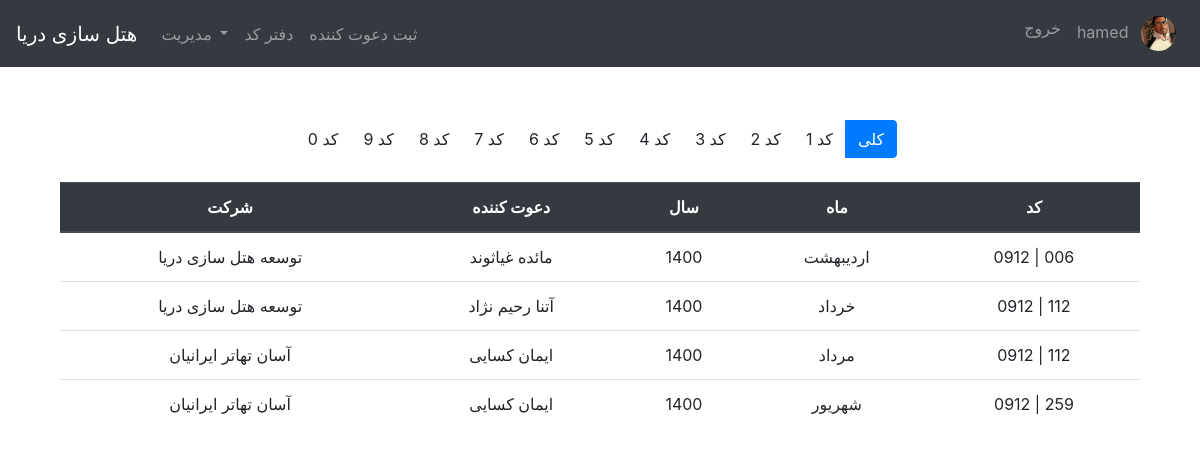
The page /allcode/ (signed in) on the database its author committed.
### users/models.py (models this page shows, shortened)
class Profile(models.Model):
    user = models.OneToOneField(User, on_delete=models.CASCADE)
    image = models.ImageField(default='default.jpg', upload_to='profile_pics')

### inviters/models.py (models this page shows, shortened)
class CodeUsage(models.Model):
    code = models.ForeignKey(Code, on_delete=models.PROTECT)
    year_of_use = models.IntegerField(default=1400)
    monthof = models.ForeignKey(MonthOf, on_delete=models.PROTECT)
    inviter = models.ForeignKey(Inviter, on_delete=models.PROTECT)
    company = models.ForeignKey(Company, on_delete=models.PROTECT)
    class Meta:
        unique_together = ['code', 'year_of_use', 'monthof', 'inviter', 'company']

class Company(models.Model):
    company_name = models.CharField(max_length=400, unique=True)
    def __str__(self):
        return self.company_name

class Inviter(models.Model):
    first_name = models.CharField(max_length=100)
    last_name = models.CharField(max_length=100)
    date_of_hired = models.DateTimeField(default=timezone.now)
    date_of_fired = models.DateTimeField(null=True, blank=True)
    date_of_start_esurance = models.DateTimeField(null=True, blank=True)
    date_of_end_esurance = models.DateTimeField(null=True, blank=True)
    is_fired = models.BooleanField(default=False)
    phone_num = models.CharField(max_length=11, unique=True)
    company = models.ForeignKey(Company, on_delete=models.PROTECT)
    user = models.ForeignKey(User, on_delete=models.PROTECT)
    def __str__(self):
        return "%s %s" % (self.first_name, self.last_name)

class MonthOf(models.Model):
    month_number = models.IntegerField(unique=True)
    month_name = models.CharField(default='فروردین', max_length=20, unique=True)
    def __str__(self):
        return self.month_name
    class Meta:
        ordering = ['month_number']

class Code(models.Model):
    code_num = models.CharField(max_length=3)
    code_prev_num = models.IntegerField(default='0912')
    code_name = models.CharField(max_length=1)
    def __str__(self):
        return '0%s | %s' % (self.code_prev_num, self.code_num)
    class Meta:
        ordering = ['code_num']
        unique_together = ["code_num", "code_prev_num"]

### inviters/views.py (the view)
# urls.py: path('allcode/', login_required(AllCodeListView.as_view()), name="allcode"),
class AllCodeListView(ListView):
    model = CodeUsage
    template_name = 'allcode.html'
    context_object_name = 'getcodes'
    ordering = ['code']

### inviters/templates/allcode.html
{% extends 'base.html' %}
{% block content %}
    <div class="container ">
        <div class="btn-toolbar pb-4 justify-content-center" role="toolbar" aria-label="Toolbar with button groups">
            <div class="btn-group mr-2" role="group" aria-label="First group">
                {% for i in '0987654321'|make_list %}
                    <a class="btn btn-info-secondary" href="{% url 'allcode_filtered' i %}">کد {{ i }}</a>
                {% endfor %}
                <a class="btn btn-primary" href="{% url 'allcode' %}">کلی</a>
            </div>
        </div>
        {% if getcodes %}
            <table class="table">
                <thead class="thead-dark">
                <tr>
                    <th scope="col">
                        <center>شرکت</center>
                    </th>
                    <th scope="col">
                        <center>دعوت کننده</center>
                    </th>
                    <th scope="col">
                        <center>سال</center>
                    </th>
                    <th scope="col">
                        <center>ماه</center>
                    </th>
                    <th scope="col">
                        <center>کد</center>
                    </th>
                </tr>
                </thead>
                <tbody>
                {% for detail in getcodes %}
                    <tr>
                        <td>
                            <center>{{ detail.company }}</center>
                        </td>
                        <td>
                            <center>{{ detail.inviter }}</center>
                        </td>
                        <td>
                            <center>{{ detail.year_of_use }}</center>
                        </td>
                        <td>
                            <center>{{ detail.monthof }}</center>
                        </td>
                        <td>
                            <center>{{ detail.code }}</center>
                        </td>
                    </tr>
                {% endfor %}
                </tbody>
            </table>
        {% else %}
            <p class="alert alert-secondary">کدی یافت نشد</p>
        {% endif %}
    </div>
{% endblock %}

### inviters/templates/base.html (shortened to what this page needs)
<!doctype html>
<html lang="en">
<head>
    <link rel="stylesheet" href="https://cdn.jsdelivr.net/npm/bootstrap@4.5.3/dist/css/bootstrap.min.css"
>
</head>
<body>
<nav class="navbar navbar-expand-lg navbar-dark bg-dark fixed-top">
    <a class="navbar-brand" href="/">هتل سازی دریا</a>
    <div class="collapse navbar-collapse" id="navbarNav">
        {% if user.is_authenticated %}
            <ul class="navbar-nav mr-auto">
                {% if user.is_superuser %}
                    <li class="nav-item dropdown">
                        <a class="nav-link dropdown-toggle" href="#" id="navbarDropdown" role="button"
                           data-toggle="dropdown" aria-haspopup="true" aria-expanded="false">
                            مدیریت
                        </a>
                    </li>
                {% endif %}
                <li class="nav-item">
                    <a class="nav-link" href="{% url 'daftarcode' %}">دفتر کد</a>
                </li>
                <li class="nav-item">
                    <a class="nav-link" href="{% url 'inviter_new' %}">ثبت دعوت کننده</a>
                </li>
            </ul>
        {% endif %}
        <ul class="navbar-nav ml-auto">
            {% if user.is_authenticated %}
                <li class="nav-item">
                    <a class="nav-link" href="{% url 'logout' %}">خروج</a>
                </li>
                <li class="nav-item">
                    <a class="nav-link" href="{% url 'profile' %}">
                        {{ user.username }}
                        <img class="rounded-circle z-depth-0 ml-2"
                             alt="avatar image"
                             height="35"
                             src="{{ user.profile.image.url }}">
                    </a>
                </li>
            {% else %}
                <li class="nav-item">
                    <a class="nav-link" href="{% url 'login' %}">ورود</a>
                </li>
            {% endif %}
        </ul>
    </div>
</nav>
<br><br><br><br>
<main role="main" class="container mb-4">
    <div class="row mt-4">
        <div class="col-md-12">
            {% block content %}
            {% endblock %}
        </div>
    </div>
</main>
</body>
</html>

### rows shown on the page
CodeUsage: company "توسعه هتل سازی دریا", inviter "مائده غیاثوند", year_of_use "1400", monthof "اردیبهشت", code "0912 | 006"
CodeUsage: company "توسعه هتل سازی دریا", inviter "آتنا رحیم نژاد", year_of_use "1400", monthof "خرداد", code "0912 | 112"
CodeUsage: company "آسان تهاتر ایرانیان", inviter "ایمان کسایی", year_of_use "1400", monthof "مرداد", code "0912 | 112"
CodeUsage: company "آسان تهاتر ایرانیان", inviter "ایمان کسایی", year_of_use "1400", monthof "شهریور", code "0912 | 259"

### other values the page prints
{{ user.username }} "hamed"
{{ i }} "0" "9" "8" "7" "6" "5" "4" "3" "2" "1"
